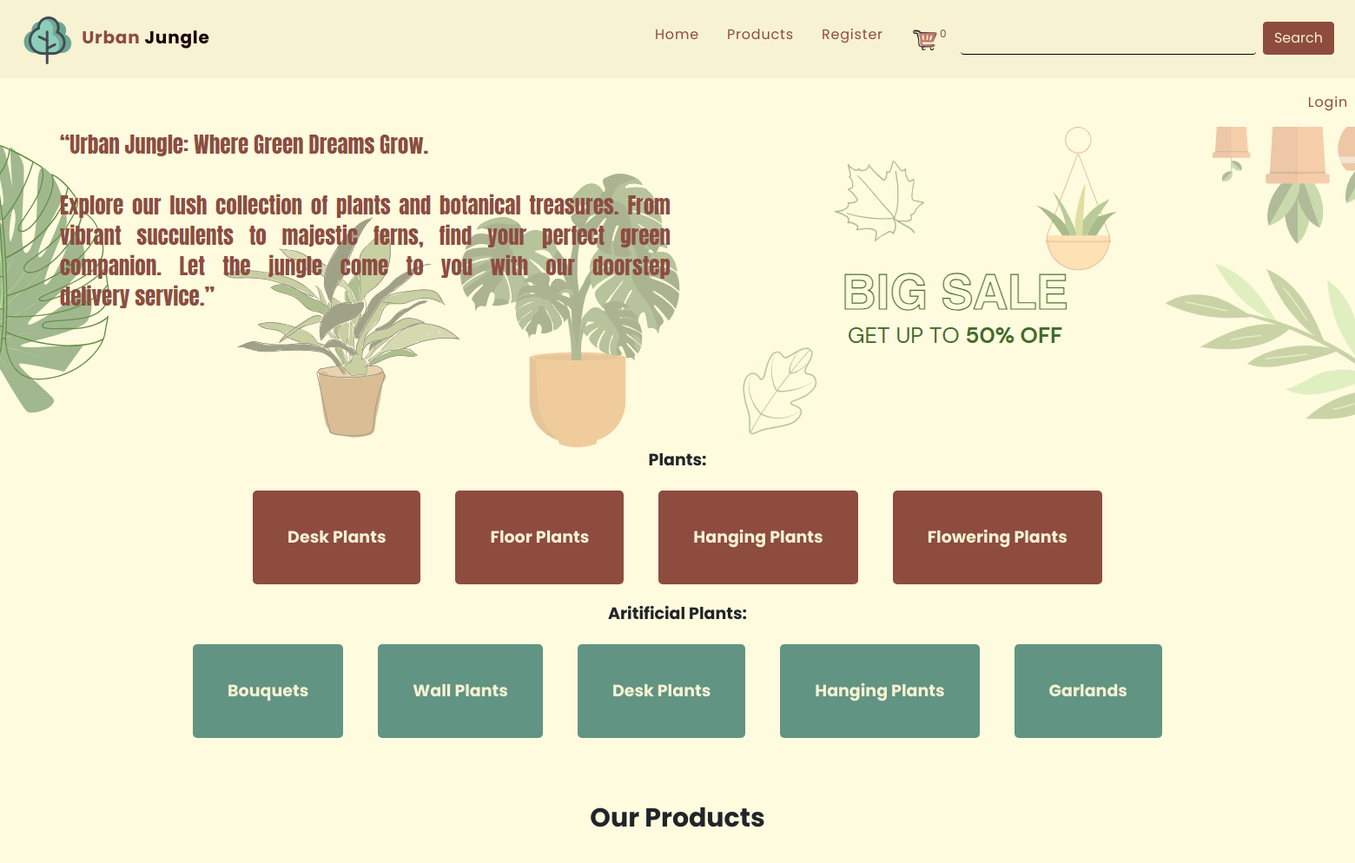
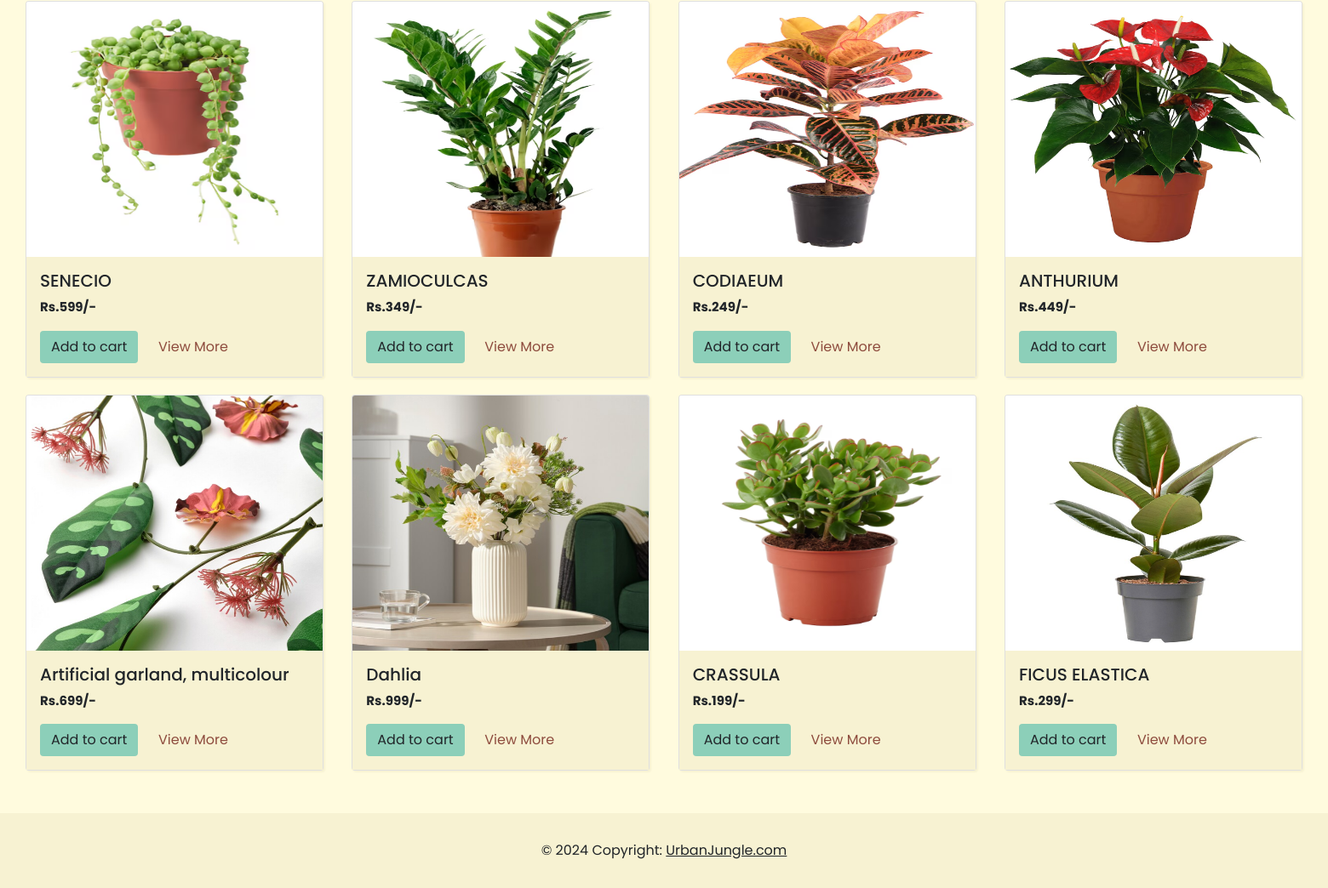
Page /dbms/index.php on the committed database (2 pictures, top to bottom).
### tables this page shows
CREATE TABLE `brands` (
  `brand_id` int(11) NOT NULL,
  `brand_title` varchar(100) NOT NULL
);

CREATE TABLE `categories` (
  `category_id` int(11) NOT NULL,
  `category_title` varchar(100) NOT NULL
);

CREATE TABLE `products` (
  `product_id` int(11) NOT NULL,
  `product_title` varchar(100) NOT NULL,
  `product_description` varchar(255) NOT NULL,
  `product_keywords` varchar(255) NOT NULL,
  `category_id` int(11) NOT NULL,
  `brand_id` int(11) NOT NULL,
  `product_image1` varchar(255) NOT NULL,
  `product_image2` varchar(255) NOT NULL,
  `product_image3` varchar(255) NOT NULL,
  `product_price` varchar(100) NOT NULL,
  `date` timestamp NOT NULL DEFAULT current_timestamp() ON UPDATE current_timestamp(),
  `status` varchar(100) NOT NULL
);

### dbms/functions/common_function.php (the view, shortened to what this page needs)
<?php
function getProducts()
{
    global $conn;
    if (!isset($_GET['category'])) {
        if (!isset($_GET['brand'])) {
            $select_query = "SELECT * FROM `products` ORDER BY rand() limit 0,8";
            $result_query = mysqli_query($conn, $select_query);
            while ($row = mysqli_fetch_assoc($result_query)) {
                $prod_id = $row['product_id'];
                $prod_title = $row['product_title'];
                $prod_image1 = $row['product_image1'];
                $prod_price = $row['product_price'];
                echo "<div style='display: flex;
                flex-direction: column;
                justify-content: space-between;
                width: 350px; margin-bottom:20px;'>
                    <div class='card' data-aos='fade-up' data-aos-delay='300' data-aos-duration='1000' style='box-shadow: 2px 2px 2px 0px #f7f2d2;'>
                        <img src=' ./admin_area/product_images/$prod_image1' style='height:300px' class='card-img-top' alt='...'>
                        <div class='card-body' style='background-color:#f7f2d2'>
                            <h5 class='card-title' style='font-size:20px;'>$prod_title</h5>
                            <p class='card-text' style='font-size:15px; font-weight:bold;'>Rs.$prod_price/-</p>
                            <a href='index.php?add_to_cart=$prod_id' class='btn' style='background-color:
                            #8ccfb9;'>Add to cart</a>
                            <a href='product_details.php?product_id=$prod_id' class='btn' style='color:#8e4c3e; margin-left:2%;'>View More</a>
                        </div>
                    </div>
                </div>";
            }
        }
    }
}
function getBrands()
{
    global $conn;
    $select_brands = "Select * from `brands`";
    $result_brands = mysqli_query($conn, $select_brands);
    while ($row_data = mysqli_fetch_assoc($result_brands)) {
        $brand_title = $row_data['brand_title'];
        $brand_id = $row_data['brand_id'];
        echo "<div class='nav-item' style='padding:20px;'  data-aos='fade-up' data-aos-delay='300' data-aos-duration='1000'>
                    <a href='index.php?brand=$brand_id' style='background-color:#8e4c3e;color:#f7f2d2;border-radius:5px;padding:40px' class='nav-link'>
                        $brand_title
                    </a>
                </div>";
    }
}
function getCategories()
{
    global $conn;
    $select_cat = "Select * from `categories`";
    $result_cat = mysqli_query($conn, $select_cat);
    while ($row_data = mysqli_fetch_assoc($result_cat)) {
        $cat_title = $row_data['category_title'];
        $cat_id = $row_data['category_id'];
        echo "<div class='nav-item ' style='padding:20px;' data-aos='fade-up' data-aos-delay='300' data-aos-duration='1000'>
                    <a href='index.php?category=$cat_id' class='nav-link' style='background-color:#619483;color:#f7f2d2;border-radius:5px;padding:40px'>
                        $cat_title
                    </a>
                </div>";
    }
}
function getIPAddress()
{
    if (!empty($_SERVER['HTTP_CLIENT_IP'])) {
        $ip = $_SERVER['HTTP_CLIENT_IP'];
    }
    elseif (!empty($_SERVER['HTTP_X_FORWARDED_FOR'])) {
        $ip = $_SERVER['HTTP_X_FORWARDED_FOR'];
    }
    else {
        $ip = $_SERVER['REMOTE_ADDR'];
    }
    return $ip;
}
function cart_item()
{
    if (isset($_GET['add_to_cart'])) {
        global $conn;
        $get_ip_add = getIPAddress();
        $select_query = "Select * from `cart_details` where ip_address='$get_ip_add'";
        $result_query = mysqli_query($conn, $select_query);
        $num_of_rows = mysqli_num_rows($result_query);
    } else {
        global $conn;
        $get_ip_add = getIPAddress();
        $select_query = "Select * from `cart_details` where ip_address='$get_ip_add'";
        $result_query = mysqli_query($conn, $select_query);
        $num_of_rows = mysqli_num_rows($result_query);
    }
    echo $num_of_rows;
}

### dbms/index.php (shortened to what this page needs)
<?php
include('includes/connect.php');
include('functions/common_function.php');
?>
<!DOCTYPE html>
<html lang="en">
<head>
    <link href="https://cdn.jsdelivr.net/npm/bootstrap@5.3.2/dist/css/bootstrap.min.css" rel="stylesheet">
    <link rel="stylesheet" href="https://cdnjs.cloudflare.com/ajax/libs/font-awesome/5.15.4/css/all.min.css" />
    <link rel="stylesheet" href=
"https://cdn.jsdelivr.net/npm/bootstrap@5.0.2/dist/css/bootstrap.min.css" />
<link href="https://unpkg.com/aos@2.3.1/dist/aos.css" rel="stylesheet" />
    <link rel="stylesheet" href=
"https://cdn.jsdelivr.net/npm/bootstrap-icons@1.5.0/font/bootstrap-icons.css" />
     <link href="https://use.fontawesome.com/releases/v5.6.1/css/all.css" rel="stylesheet">
</head>
<body>
<?php
    include('./includes/navbar_nav.php'); ?>
    <nav class="navbar navbar-expand-lg" >
        <ul class="navbar-nav ms-auto mb-2 mb-lg-0">
            <?php
            if(!isset($_SESSION['username'])){
                echo "<li class='nav-item'>
                <a href='' class='nav-link'></a>
            </li>";
            }else{
                echo "<li class='nav-item'>
                <a href='#' class='nav-link'>Welcome ".$_SESSION['username']."</a>
            </li>";
            }
            if(!isset($_SESSION['username'])){
                echo "<li class='nav-item'>
                <a href='./users_area/user_login.php' id='Login_link' class='nav-link'>Login</a>
            </li>";
            }else{
                echo "<li class='nav-item'>
                <a href='./users_area/logout.php' class='nav-link'>Logout</a>
            </li>";
            }
            ?>
        </ul>
    </nav>
    <img src="bg-pic.png" alt="" class="bg-pic" data-aos='fade-up' data-aos-delay='300' data-aos-duration='1000'/>
    <div class="" style="text-align:center;font-size:19px; font-weight:bold;"  data-aos='fade-up' data-aos-delay='300' data-aos-duration='1000'>
       Plants:
        <div class="" style="display:flex;justify-content:center;">
        <?php
            getBrands();
 ?>
    </div>
    </div>
    <div class="" style="text-align:center;font-size:19px; font-weight:bold;"  data-aos='fade-up' data-aos-delay='300' data-aos-duration='1000'>
        Aritificial Plants:
        <div class="" style="display:flex;justify-content:center;">
        <?php
            getCategories();
            ?>
    </div>
    </div>
    <div class="" style="text-align:center; font-weight:bold; font-size:30px; margin-top:50px;"  data-aos='fade-up' data-aos-delay='300' data-aos-duration='1000'>
        Our Products
    </div>
    <div class="" style="display: flex;
    flex-wrap: wrap;
    padding:30px;
    justify-content: space-between;">
                <?php
                getProducts();
                ?>
    </div>
    <?php
    include('./includes/footer.php');
    ?>
</body>
</html>

### dbms/includes/navbar_nav.php (shortened to what this page needs)
<!DOCTYPE html>
<html lang="en">
<head>
</head>
<body>
<nav class="navbar navbar-expand-md navbar-custom justify-content-end">
    <div class="container-fluid">
        <a class="navbar-brand" data-aos="zoom-in" data-aos-duration="2000" href="index.php">
            <img src="logo.png" alt="">
            <span class="urban" style="font-weight:bold;">Urban</span
          ><span class="jungle" style="font-weight:bold;"> Jungle</span>
        </a>
        <div class="collapse navbar-collapse" id="navbarSupportedContent">
            <ul class="navbar-nav ms-auto mb-2 mb-lg-0">
                <li class="nav-item">
                    <a class="nav-link active" aria-current="page" href="index.php" style ="" data-aos="zoom-in" data-aos-duration="2000">Home</a>
                </li>
                <li class="nav-item">
                    <a class="nav-link active" href="display_all.php" data-aos="zoom-in" data-aos-duration="2000">Products</a>
                </li>
                <li class="nav-item">
                    <a class="nav-link active" href="./users_area/user_registration.php" data-aos="zoom-in" data-aos-duration="2000">Register</a>
                </li>
                <li class="nav-item">
                    <a class="nav-link active" aria-current="page" href="cart.php" data-aos="zoom-in" data-aos-duration="2000"><img src="cart_img.png" style="width:33px;" alt=""><sup><?php cart_item(); ?></sup></a>
                </li>
                <li>
                <form class="d-flex justify-content-end" action="search_product.php" method="get">
                    <input class="form-control me-2 w-70" type="search" name="search_data" placeholder="" aria-label="Search">
                    <input type="submit" class="btn custom-btn" style=""name="search_data_product" value="Search">
                </form>
                </li>
            </ul>
        </div>
    </div>
</nav>
</body>
</html>

### dbms/includes/footer.php (shortened to what this page needs)
<!DOCTYPE html>
<html lang="en">
<head>
</head>
<body>
<footer class=" text-center text-lg-start">
    <div class="text-center p-3">
        <div class="text-center p-3">
            © 2024 Copyright:
            <a class="text-body" href="">UrbanJungle.com</a>
        </div>
</footer>
</body>
</html>

### dbms/includes/navbar_nav.php (style rules this page uses)
* { font-family: 'Poppins', Courier, monospace; }
body { background-color: #fffbde; }
.navbar { box-shadow: 0 0px 0px rgba(0, 0, 0, 0.18); }
.navbar .navbar-brand img { max-width: 100px; }
@media screen and (min-width: 1200px) { .navbar { letter-spacing: 0.05em; } }
@media screen and (min-width: 1200px) { .navbar-collapse .navbar-nav .nav-link { padding: 0.2em 1em; } }
@media screen and (min-width: 1200px) { .navbar .navbar-brand img { max-width: 7em; } }
@media screen and (min-width: 768px) { .navbar .navbar-brand img { max-width: 6em; } }
@media screen and (min-width: 768px) { .navbar-collapse { display: flex; flex-direction: column-reverse; align-items: flex-end; } }
@media screen and (min-width: 768px) { .navbar form { flex: 1; } }
.navbar-collapse .navbar-nav .nav-link { color: #000; }
.urban { color: #8e4c3e; }
.jungle { color: #1a0209; }
.navbar-custom { background-color: #f7f2d2; }
input[type=search] { background: transparent; border: none; border-bottom: 1px solid #000000; }
.navbar-nav .nav-item .nav-link { color: #8e4c3e; }
.custom-btn { background-color: #8e4c3e; border-color: #8e4c3e; color:#f7f2d2; }

### dbms/includes/footer.php (style rules this page uses)
footer { background-color:#f7f2d2; }

### rows in the picture
brands: brand_title "Desk Plants"
brands: brand_title "Floor Plants"
brands: brand_title "Hanging Plants"
brands: brand_title "Flowering Plants"
categories: category_title "Bouquets"
categories: category_title "Wall Plants"
categories: category_title "Desk Plants"
categories: category_title "Hanging Plants"
categories: category_title "Garlands"
products: product_image1 (picture), product_title "SENECIO", product_price "599"
products: product_image1 (picture), product_title "ZAMIOCULCAS", product_price "349"
products: product_image1 (picture), product_title "CODIAEUM", product_price "249"
products: product_image1 (picture), product_title "ANTHURIUM", product_price "449"
products: product_image1 (picture), product_title "Artificial garland, multicolour", product_price "699"
products: product_image1 (picture), product_title "Dahlia", product_price "999"
products: product_image1 (picture), product_title "CRASSULA", product_price "199"
products: product_image1 (picture), product_title "FICUS ELASTICA", product_price "299"

### other values in the picture
$num_of_rows "0"
